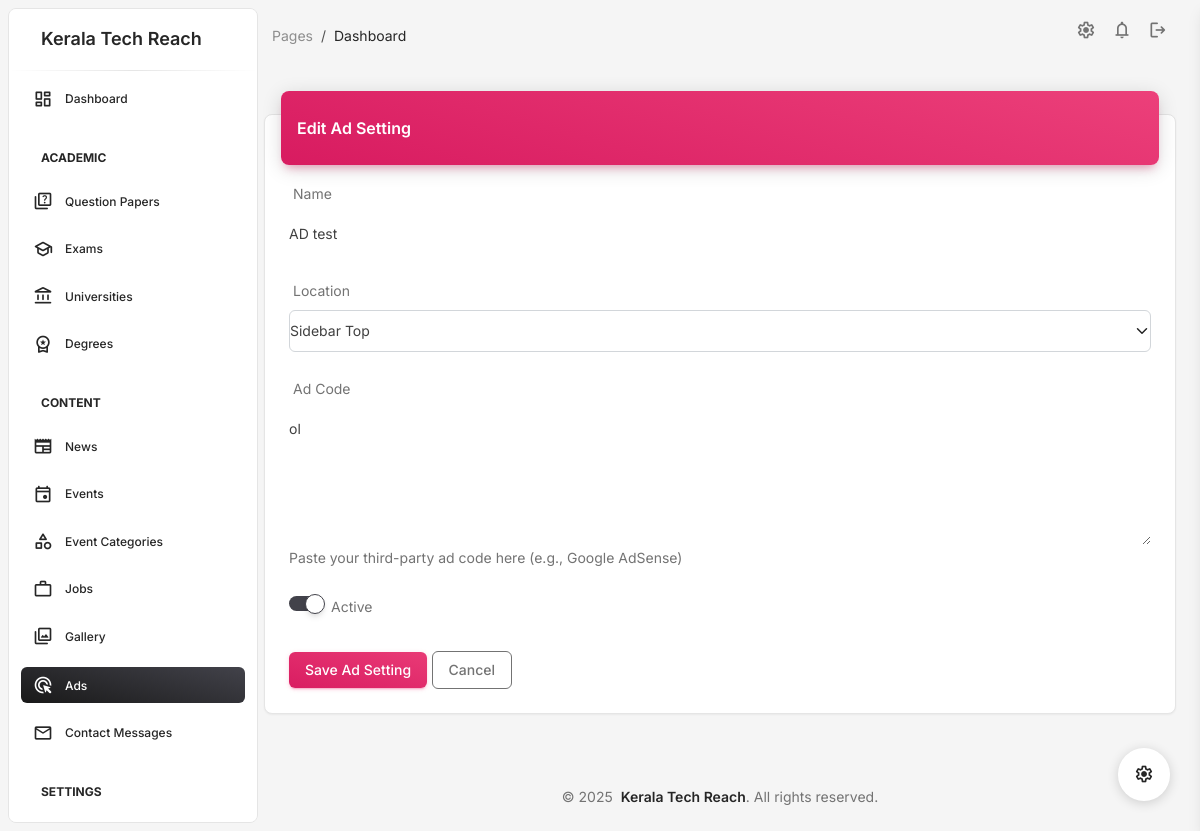
The app's page /admindashboard/ads/1/edit/ (signed in) with its own data.
### admindashboard/models.py (models this page shows, shortened)
class AdSettings(models.Model):
    name = models.CharField(max_length=100)
    ad_code = models.TextField(help_text="Paste your third-party ad code here (e.g., Google AdSense)")
    location = models.CharField(max_length=50, choices=[
        ('above_content', 'Above Content'),
        ('below_content', 'Below Content'),
        ('sidebar_top', 'Sidebar Top'),
        ('sidebar_bottom', 'Sidebar Bottom'),
        ('between_content', 'Between Content')
    ])
    is_active = models.BooleanField(default=True)
    created_at = models.DateTimeField(auto_now_add=True)
    updated_at = models.DateTimeField(auto_now=True)
    created_by = models.ForeignKey('UserProfile', on_delete=models.CASCADE)
    class Meta:
        verbose_name = 'Ad Setting'
        verbose_name_plural = 'Ad Settings'
        ordering = ['location', '-created_at']

### admindashboard/views/ads.py (the view)
# urls.py: path('ads/<int:pk>/edit/', ad_edit, name='ad_edit'),
@login_required
def ad_edit(request, pk):
    ad = get_object_or_404(AdSettings, pk=pk)
    if request.method == 'POST':
        form = AdSettingsForm(request.POST, instance=ad)
        if form.is_valid():
            form.save()
            log_activity(
                user=request.user,
                action="Updated ad setting",
                details=f"Updated ad setting: {ad.name}",
                request=request
            )
            messages.success(request, 'Ad setting updated successfully.')
            return redirect('admindashboard:ad_list')
    else:
        form = AdSettingsForm(instance=ad)
    return render(request, 'admindashboard/ads/form.html', {
        'form': form,
        'title': 'Edit Ad Setting',
        'ad': ad
    })

### admindashboard/forms.py
class AdSettingsForm(forms.ModelForm):
    class Meta:
        model = AdSettings
        fields = ['name', 'ad_code', 'location', 'is_active']
        widgets = {
            'name': forms.TextInput(attrs={'class': 'form-control'}),
            'ad_code': forms.Textarea(attrs={
                'class': 'form-control',
                'rows': 5,
                'placeholder': 'Paste your ad code here (e.g., Google AdSense code)'
            }),
            'location': forms.Select(attrs={'class': 'form-select'}),
            'is_active': forms.CheckboxInput(attrs={'class': 'form-check-input'}),
        }

### admindashboard/templates/admindashboard/ads/form.html (shortened to what this page needs)
{% extends 'admindashboard/base.html' %}
{% block content %}
<div class="container-fluid py-4">
    <div class="row">
        <div class="col-12">
            <div class="card my-4">
                <div class="card-header p-0 position-relative mt-n4 mx-3 z-index-2">
                    <div class="bg-gradient-primary shadow-primary border-radius-lg pt-4 pb-3">
                        <h6 class="text-white text-capitalize ps-3">{{ title }}</h6>
                    </div>
                </div>
                <div class="card-body px-4 pb-2">
                    <form method="post">
                        <div class="mb-4">
                            <label class="form-label" for="{{ form.name.id_for_label }}">Name</label>
                            {{ form.name }}
                        </div>
                        <div class="mb-4">
                            <label class="form-label" for="{{ form.location.id_for_label }}">Location</label>
                            {{ form.location }}
                        </div>
                        <div class="mb-4">
                            <label class="form-label" for="{{ form.ad_code.id_for_label }}">Ad Code</label>
                            {{ form.ad_code }}
                            <small class="form-text text-muted">Paste your third-party ad code here (e.g., Google AdSense)</small>
                        </div>
                        <div class="form-check form-switch mb-4">
                            {{ form.is_active }}
                            <label class="form-check-label" for="{{ form.is_active.id_for_label }}">
                                Active
                            </label>
                        </div>
                        <button type="submit" class="btn bg-gradient-primary">Save Ad Setting</button>
                        <a href="{% url 'admindashboard:ad_list' %}" class="btn btn-outline-secondary">Cancel</a>
                    </form>
                </div>
            </div>
        </div>
    </div>
</div>
{% endblock %}

### admindashboard/templates/admindashboard/base.html (style rules this page uses)
body { min-height: 100vh; display: flex; flex-direction: column; }

### records on screen
AdSettings: name "AD test", location "Sidebar Top", ad_code "ol", is_active "☑"

### other values on screen
{{ title }} "Edit Ad Setting"
